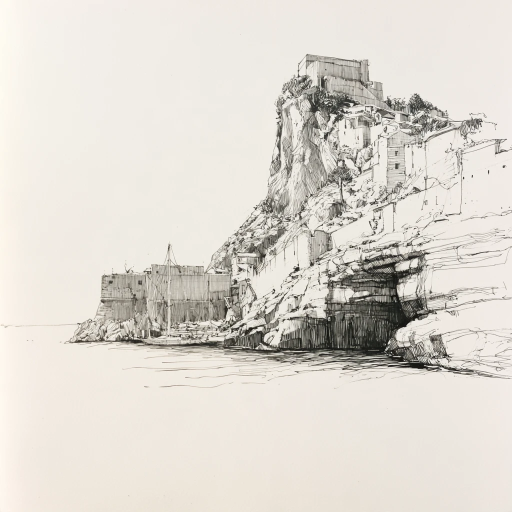
#> input picture tools/imageGen/scenes/red-dominion/mj/s1-point-mj1.webp, 1024 x 1024 px (shown at 1/2 size); its folder holds only this picture in this run
$ python -i interactive.py   (imports and definitions only)
#> lines starting #> are read from the running program, lines starting #| are printed output that depends on the picture
"""Data for the interactive map page (published/setting/talan/interactive-map.html).

The page shows Wonderdraft's "Base" export (terrain, trees, mountains, city icons; no
region shapes, no labels except the legend) as zoomable tiles, and draws region and
domain shapes and the name labels on top as SVG from map-data.json, so each can be
switched on and off. This module writes both:

    write_tiles(base_image, out_dir)   Leaflet tile pyramid tiles/{z}/{x}/{y}.webp
    build_data(m, site_root)           shapes + labels + page links -> dict for map-data.json

Region and domain shapes link to their site page when one can be found (see
resolve_links); tools/wonderdraft/map-links.json overrides or blocks a match.
"""
import html
import json
import os
import re
import shutil

TILE = 256
TILE_QUALITY = 82
# Label layers the page can switch; the legend (+5) is baked into the Base export.
LABEL_GROUPS = {1: "god", 2: "region", 3: "divine", -1: "city", -2: "landmark"}
LINKS_FILE = os.path.join(os.path.dirname(os.path.realpath(__file__)), "map-links.json")


def _hex(c):
    return "#%02x%02x%02x" % tuple(round(max(0, min(1, v)) * 255) for v in c[:3])


def write_tiles(image_path, out_dir, log=print):
    """Cut an image into a Leaflet CRS.Simple tile pyramid; zoom z has 2^z x 2^z tiles."""
#> called with out_dir = 'out.png'
    from PIL import Image
    Image.MAX_IMAGE_PIXELS = None
    im = Image.open(image_path).convert("RGB")
#> im is the input picture: PIL image 1024x1024 RGB; mean R, G, B 221.5, 216.6, 208.9
    size = im.width
#> size = 1024
    max_z = max(0, (size // TILE).bit_length() - 1)
#> max_z = 2
    tmp = out_dir + ".tmp"
    shutil.rmtree(tmp, ignore_errors=True)
    count = 0
    for z in range(max_z + 1):
        n = 2 ** z
        level = im if n * TILE == size else im.resize((n * TILE, n * TILE), Image.LANCZOS)
        for x in range(n):
            os.makedirs(os.path.join(tmp, str(z), str(x)), exist_ok=True)
            for y in range(n):
                tile = level.crop((x * TILE, y * TILE, (x + 1) * TILE, (y + 1) * TILE))
                tile.save(os.path.join(tmp, str(z), str(x), "%d.webp" % y), "WEBP", quality=TILE_QUALITY)
                count += 1
#> this loop made 3 passes
#> pass 1, in write_tiles, `level = im if n * TILE == size else im.resize((n * TILE, n * TILE), Im..`:
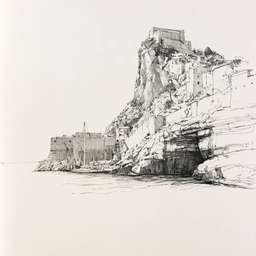
#> level: PIL image 256x256 RGB; mean R, G, B 221.5, 216.6, 208.9
#> pass 2, in write_tiles, `level = im if n * TILE == size else im.resize((n * TILE, n * TILE), Im..`:
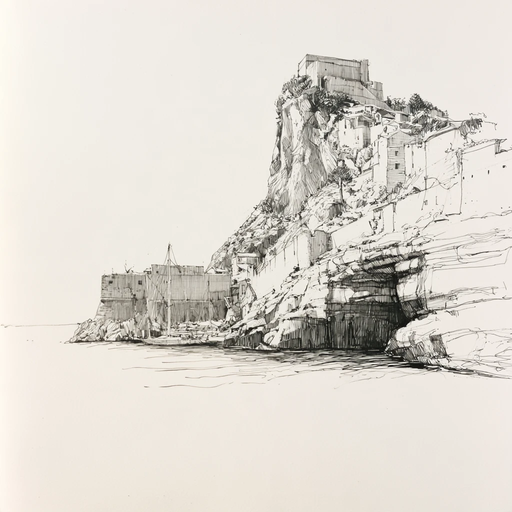
#> level: PIL image 512x512 RGB; mean R, G, B 221.5, 216.6, 208.9
#> pass 2, in write_tiles, `tile.save(os.path.join(tmp, str(z), str(x), "%d.webp" % y), "WEBP", qu..`:
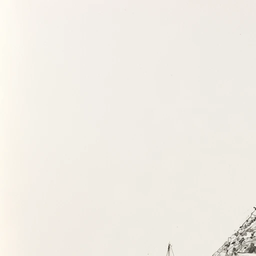
#> saved as 0.webp: PIL image 256x256 RGB; mean R, G, B 240.6, 236.5, 229.4
#> pass 2, in write_tiles, `tile.save(os.path.join(tmp, str(z), str(x), "%d.webp" % y), "WEBP", qu..`:
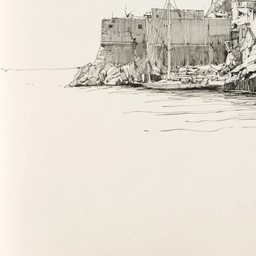
#> saved as 1.webp: PIL image 256x256 RGB; mean R, G, B 225.3, 218.9, 209.2
#> after the loop, count = 21
    shutil.rmtree(out_dir, ignore_errors=True)
    os.replace(tmp, out_dir)
    total = sum(os.path.getsize(os.path.join(dp, f)) for dp, _, fs in os.walk(out_dir) for f in fs)
    log("  tiles: %d (zoom 0-%d) in %s, %.1f MB" % (count, max_z, os.path.basename(out_dir), total / 1e6))
#|   tiles: 21 (zoom 0-2) in out.png, 0.0 MB
    return max_z


# --- page links --------------------------------------------------------------------

def _slug(s):
    return re.sub(r"[^a-z0-9]+", "-", s.lower().replace("'", "")).strip("-")


# [112 lines left out: functions _lev, site_pages, resolve_link, load_overrides, build_data, write_data, not called in this run]

>>> result = write_tiles('../imageGen/scenes/red-dominion/mj/s1-point-mj1.webp', 'out.png')
#> result = 2

$ run again, on tools/imageGen/scenes/red-dominion/mj/s1-point-mj3.webp
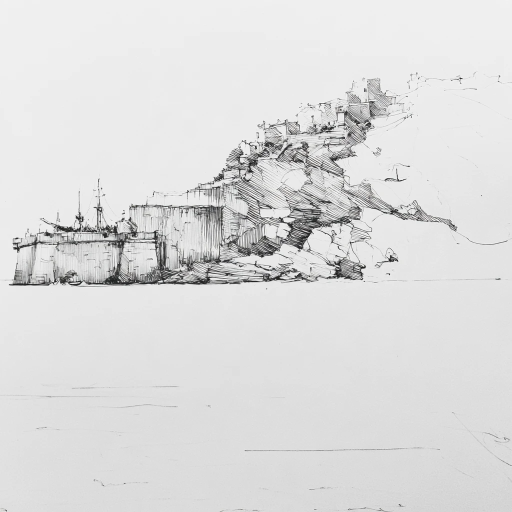
#> input picture tools/imageGen/scenes/red-dominion/mj/s1-point-mj3.webp, 1024 x 1024 px (shown at 1/2 size)
#> in write_tiles, im is the input picture: PIL image 1024x1024 RGB; mean R, G, B 220.9, 220.9, 220.8
#> the loop in write_tiles, `for z in range(max_z + 1):` made 3 passes
#> pass 1, in write_tiles, `level = im if n * TILE == size else im.resize((n * TILE, n * TILE), Im..`:
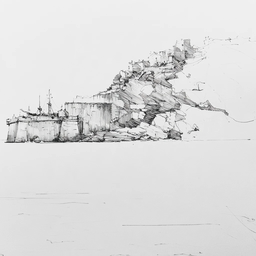
#> level: PIL image 256x256 RGB; mean R, G, B 220.9, 220.9, 220.8
#> after the loop in write_tiles, `for z in range(max_z + 1):`:
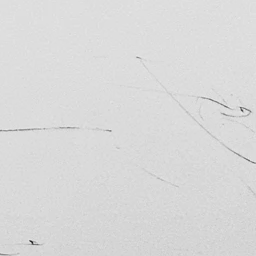
#> tile: PIL image 256x256 RGB; mean R, G, B 217.3, 217.3, 217.3
#> after the loop in write_tiles, `for z in range(max_z + 1):`: count = 21
#|   tiles: 21 (zoom 0-2) in out.png, 0.0 MB

$ run again, on tools/imageGen/scenes/red-dominion/mj/s1-point-mj4.webp
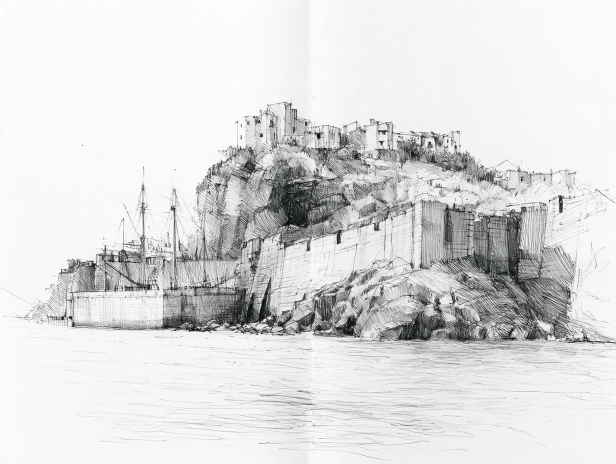
#> input picture tools/imageGen/scenes/red-dominion/mj/s1-point-mj4.webp, 1232 x 928 px (shown at 1/2 size)
#> in write_tiles, im is the input picture: PIL image 1232x928 RGB; mean R, G, B 220.4, 220.7, 220.7
#> the loop in write_tiles, `for z in range(max_z + 1):` made 3 passes
#> pass 1, in write_tiles, `level = im if n * TILE == size else im.resize((n * TILE, n * TILE), Im..`:
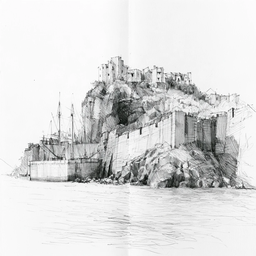
#> level: PIL image 256x256 RGB; mean R, G, B 220.4, 220.7, 220.7
#> after the loop in write_tiles, `for z in range(max_z + 1):`:
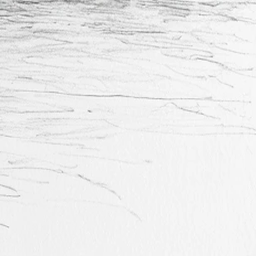
#> tile: PIL image 256x256 RGB; mean R, G, B 236.9, 236.9, 236.9
#> after the loop in write_tiles, `for z in range(max_z + 1):`: count = 21
#|   tiles: 21 (zoom 0-2) in out.png, 0.0 MB
